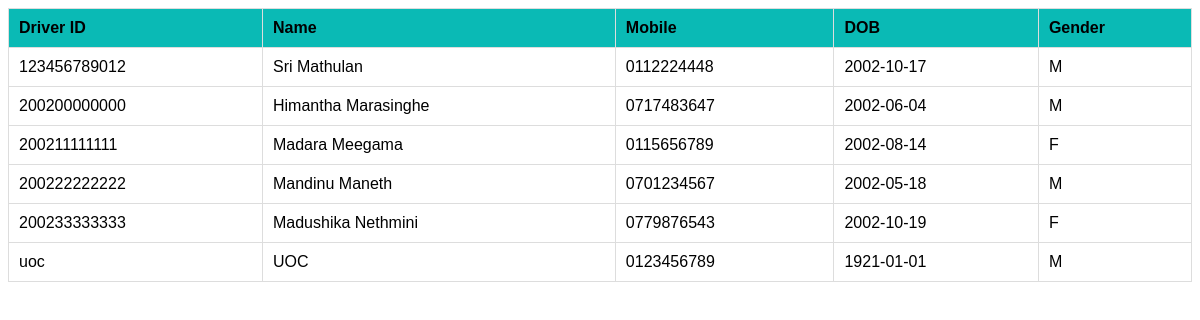
Screenshot of /php/viewdriverdetails.php with the database file from the repository.
### tables this page shows
CREATE TABLE `hub` (
  `id` varchar(12) NOT NULL,
  `name` text NOT NULL,
  `mobile` varchar(11) NOT NULL,
  `dob` date NOT NULL,
  `gender` enum('M','F','OTHER') NOT NULL,
  `pass` text NOT NULL
);

### php/viewdriverdetails.php (the view, shortened to what this page needs)
<?php
require '../connect.php';
$query = "SELECT id,name,mobile,dob,gender FROM hub";
$result_set = mysqli_query($connection, $query);
if ($result_set) {
    $table = '<table style="border-collapse: collapse; width: 100%; font-family: Arial, sans-serif;">';
    $table .= '<thead>';
    $table .= '<tr style="background-color: #f2f2f2;">';
    $table .= '<th style="border: 1px solid #dddddd; padding: 10px; text-align: left;">Driver ID</th>';
    $table .= '<th style="border: 1px solid #dddddd; padding: 10px; text-align: left;">Name</th>';
    $table .= '<th style="border: 1px solid #dddddd; padding: 10px; text-align: left;">Mobile</th>';
    $table .= '<th style="border: 1px solid #dddddd; padding: 10px; text-align: left;">DOB</th>';
    $table .= '<th style="border: 1px solid #dddddd; padding: 10px; text-align: left;">Gender</th>';
    $table .= '</tr>';
    $table .= '</thead>';
    $table .= '<tbody>';
    while ($record = mysqli_fetch_assoc($result_set)) {
        $table .= '<tr>';
        $table .= '<td style="border: 1px solid #dddddd; padding: 10px;">' . $record['id'] . '</td>';
        $table .= '<td style="border: 1px solid #dddddd; padding: 10px;">' . $record['name'] . '</td>';
        $table .= '<td style="border: 1px solid #dddddd; padding: 10px;">' . $record['mobile'] . '</td>';
        $table .= '<td style="border: 1px solid #dddddd; padding: 10px;">' . $record['dob'] . '</td>';
        $table .= '<td style="border: 1px solid #dddddd; padding: 10px;">' . $record['gender'] . '</td>';
    }
    $table .= '</tbody>';
    $table .= '</table>';
}
?>
<!DOCTYPE html>
<html lang="en">
<head>
</head>
<body>
    <?php
    echo $table;
    ?>
</body>
</html>

### php/viewdriverdetails.php (style rules this page uses)
table { border-collapse: collapse; width: 100%; font-family: Arial, sans-serif; }
th, td { border: 1px solid #dddddd; padding: 10px; text-align: left; }
th { background-color: #0ABAB5; }

### rows the page displays
hub: id "123456789012", name "Sri Mathulan", mobile "0112224448", dob "2002-10-17", gender "M"
hub: id "200200000000", name "Himantha Marasinghe", mobile "0717483647", dob "2002-06-04", gender "M"
hub: id "200211111111", name "Madara Meegama", mobile "0115656789", dob "2002-08-14", gender "F"
hub: id "200222222222", name "Mandinu Maneth", mobile "0701234567", dob "2002-05-18", gender "M"
hub: id "200233333333", name "Madushika Nethmini", mobile "0779876543", dob "2002-10-19", gender "F"
hub: id "uoc", name "UOC", mobile "0123456789", dob "1921-01-01", gender "M"
